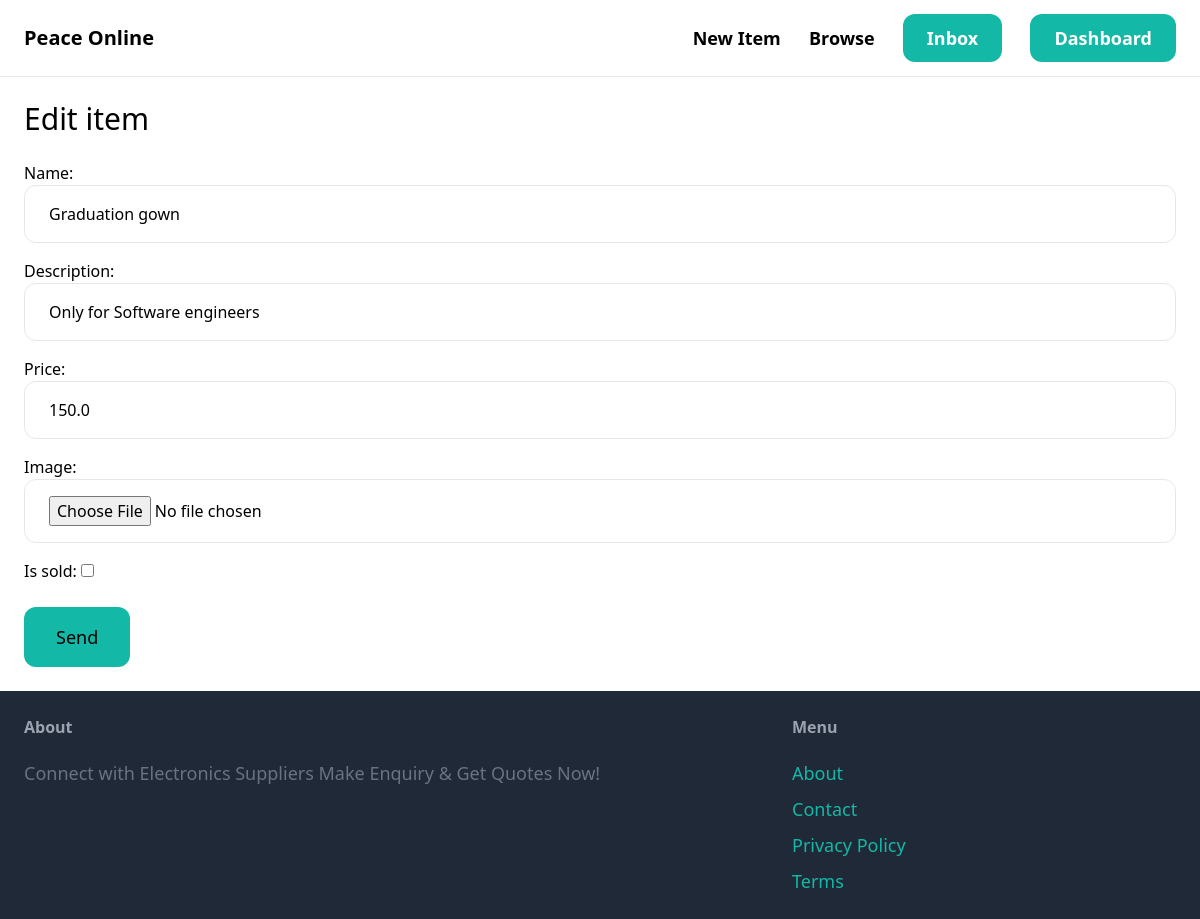
/items/14/edit (signed in), run on the app's committed database.
### item/models.py (models this page shows, shortened)
class Item(models.Model):
    category = models.ForeignKey(Category, related_name='items', on_delete=models.CASCADE)
    name = models.CharField(max_length=255)
    description = models.TextField(blank=True, null=True)
    price = models.FloatField()
    image = models.ImageField(upload_to='item_images', blank=True, null=True)
    is_sold = models.BooleanField(default=False)
    created_by = models.ForeignKey(User, related_name='items', on_delete=models.CASCADE)
    created_at = models.DateTimeField(auto_now_add=True)

### item/views.py (the view)
# urls.py: path('<int:pk>/edit', views.edit, name='edit'),
@login_required
def edit(request, pk):
    try:
        item = Item.objects.get(pk=pk, created_by=request.user) #get the item from the database, pk=pk from the url, created_by=request.user= this is for you to get only the items you created
    except Item.DoesNotExist:
        raise Http404("Item does not exist or you do not have permission to delete it.")
    if request.method =="POST":
        form = EditItemForm(request.POST, request.FILES, instance=item)
        if form.is_valid():
            form.save()
            return redirect('item:detail', pk=item.id) #redirect the user back to the page just created
    else:
        form = EditItemForm(instance=item)
    context = {'form': form, 'title': 'Edit item'}
    return render(request, 'item/form.html', context)

### item/forms.py
class EditItemForm(forms.ModelForm):
    class Meta:
        model = Item
        fields = ('name', 'description', 'price', 'image', 'is_sold')
        widgets = {
            'name': forms.TextInput(attrs={
                'class': INPUT_CLASSES
            }),
            'description': forms.TextInput(attrs={
                'class': INPUT_CLASSES
            }),
            'price': forms.TextInput(attrs={
                'class': INPUT_CLASSES
            }),
            'image': forms.FileInput(attrs={
                'class': INPUT_CLASSES
            })
        }

### item/templates/item/form.html (shortened to what this page needs)
{% extends 'core/base.html' %} {% block content %}
<h1 class="mb-6 text-3xl">{{ title }}</h1>
<form method="post" action="." enctype="multipart/form-data">
  <div class="space-y-4">{{ form.as_p }}</div>
  <button
    class="mt-6 py-4 px-8 text-lg bg-teal-500 hover:bg-teal-700 rounded-xl text white"
  >
    Send
  </button>
</form>
{% endblock %}

### data on the page
Item: name "Graduation gown", description "Only for Software engineers", price "150.0"

### other printed values
{{ title }} "Edit item"
